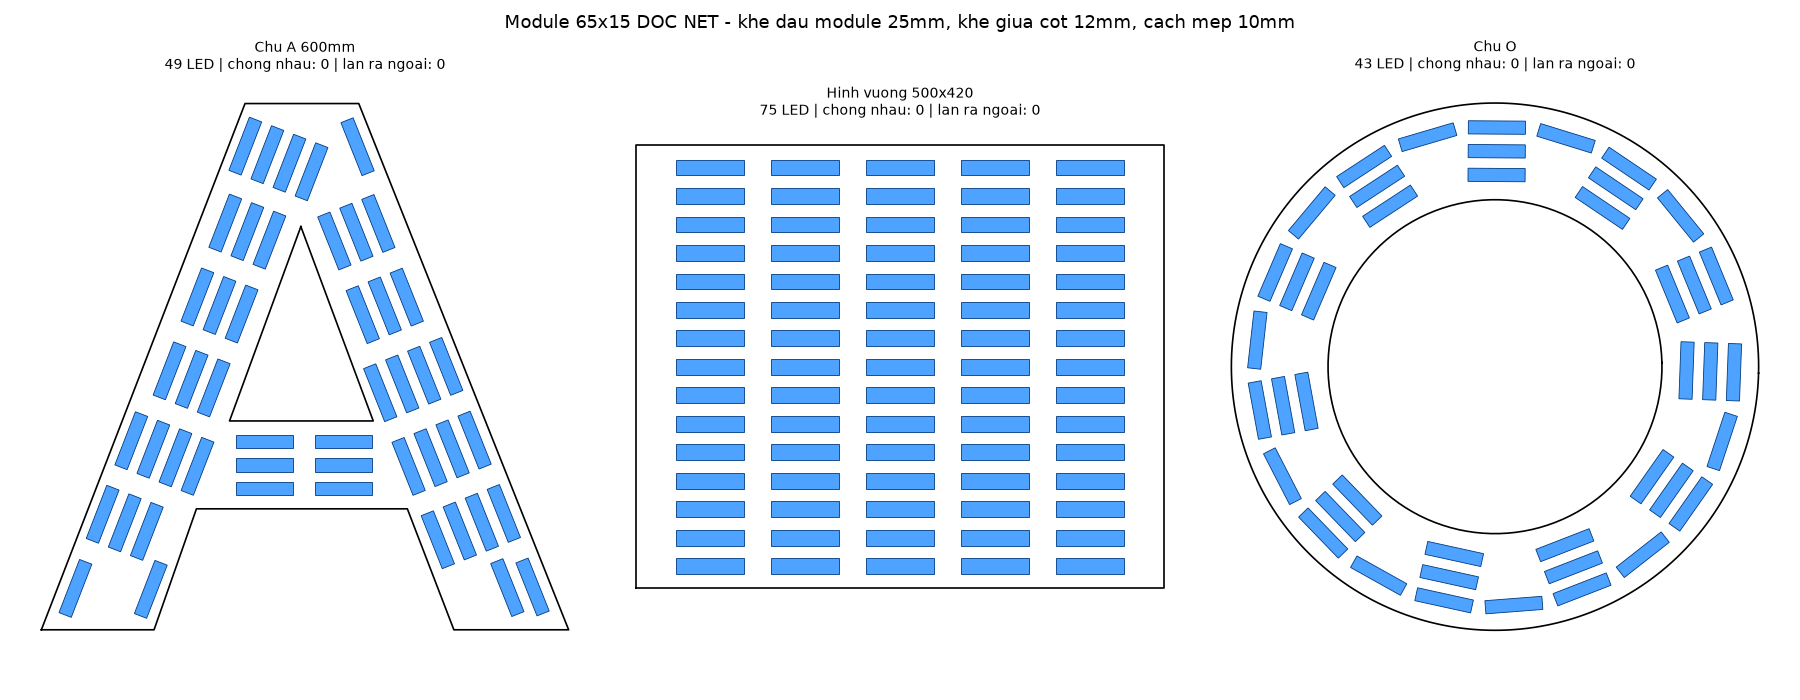

Recreate this plot in Python.
from led_layout import *
s = 600 / (775 - 266)
P = lambda pts: [((px - 93) * s, (775 - py) * s) for px, py in pts]
A = Polygon(P([(93, 775), (290, 266), (400, 266), (603, 775), (492, 775),
               (447, 658), (243, 658), (202, 775)]), [P([(344, 385), (275, 573), (414, 573)])])
SQ = Polygon([(0, 0), (500, 0), (500, 420), (0, 420)])
O = Point(0, 0).buffer(300, 64).difference(Point(0, 0).buffer(190, 64))
c = Cfg(); c.gap = 25.0; c.row_gap = 12.0; c.margin = 10.0
fig, axs = plt.subplots(1, 3, figsize=(18, 7))
for ax, (shape, name) in zip(axs, [(A, "Chu A 600mm"), (SQ, "Hinh vuong 500x420"), (O, "Chu O")]):
    lay = Layout(shape, c); lay.run(mode="along"); draw(ax, lay, name)
fig.suptitle("Module 65x15 DOC NET - khe dau module 25mm, khe giua cot 12mm, cach mep 10mm", fontsize=13)
plt.tight_layout(); plt.savefig("preview_along.png", dpi=100)
